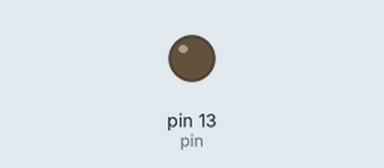
Recording of a sketch running on a simulated Arduino Uno, built with avr-gcc and run on an emulated ATmega328P. Parts: output pins drawn as LEDs (lit = HIGH).

Above: at 2.5 s.
At 5.2 s:
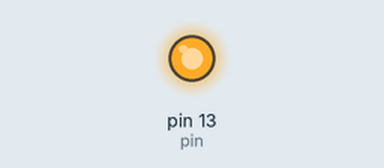
Timing chart, 0 to 6.5 s (numbered marks = the images above):
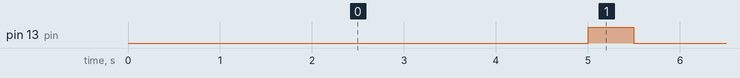

The sketch:

pin_high_10_mins2.ino
```cpp
#include "Timer.h"

Timer t;
int pin = 13,lastTime, elapsed;


void setup()
{
  pinMode(pin, OUTPUT);
  //t.pulse(pin, 500, HIGH); // 10 seconds
  // t.pulse(pin, 10 * 60 * 1000, HIGH); // 10 minutes
}

void loop()
{

  elapsed=millis()-lastTime;
  if(elapsed>5000) doAfter();
}

void doAfter(){
  lastTime=millis();
digitalWrite(pin, HIGH);
delay(500);
digitalWrite(pin,LOW);
}
```

Measured:
- by itself, pin 13 (pin): alternates HIGH for 0.50 s and LOW for 4.5 s
